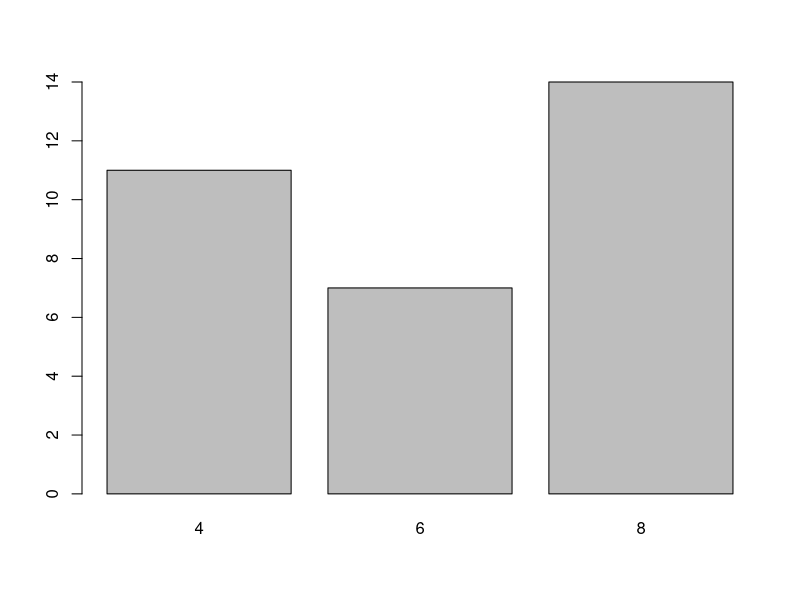
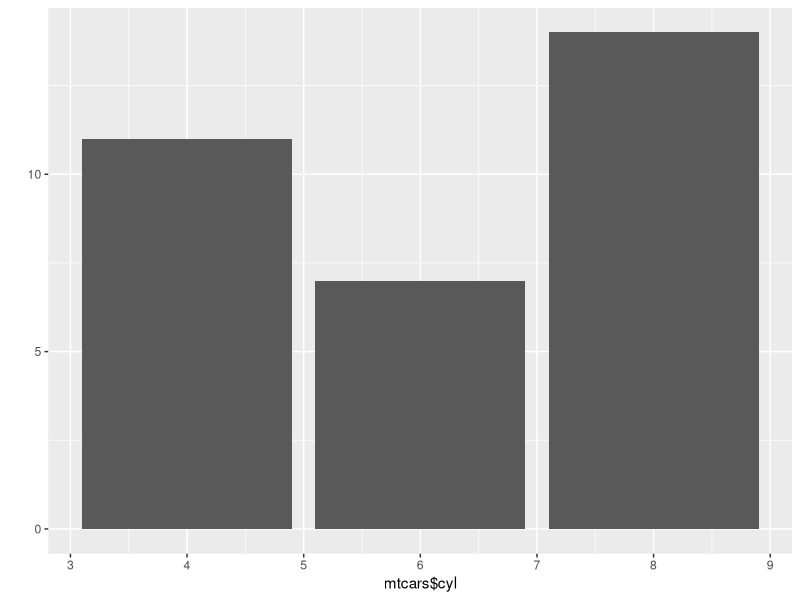
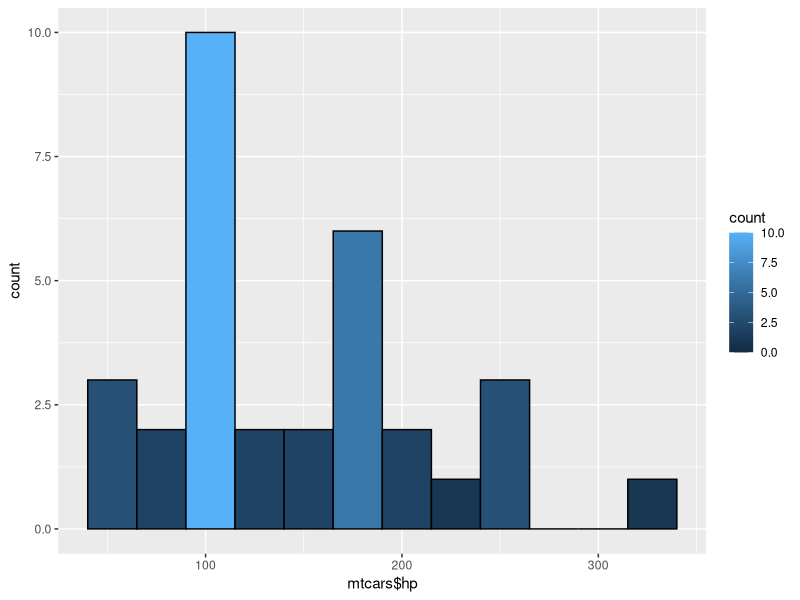
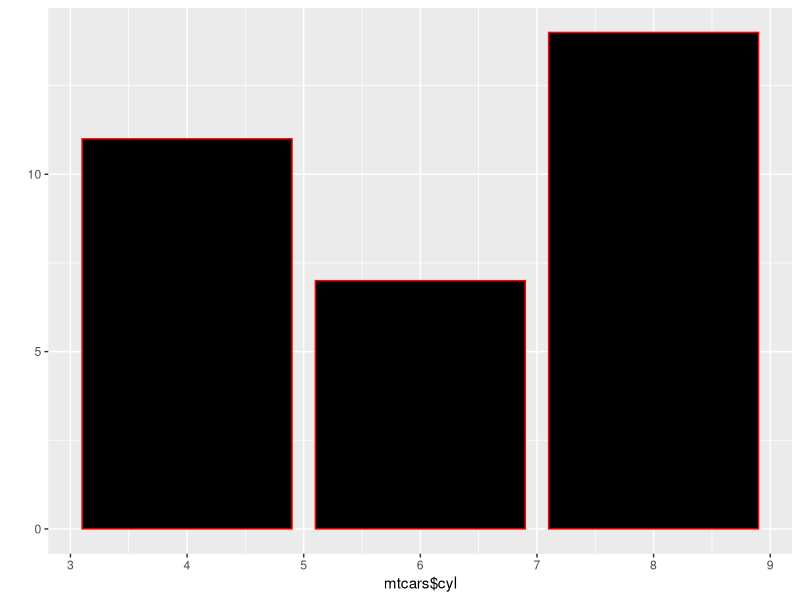

Write the R code that produced these figures, in order.
count <- table(mtcars$cyl)
barplot(count)

if("ggplot2" %in% rownames(installed.packages()) == FALSE) {install.packages("ggplot2")}
library(ggplot2)

qplot(mtcars$cyl, geom = "bar")

ggplot(data= mtcars, aes(mtcars$hp))  + 
  geom_histogram(breaks=seq(40, 350, by = 25),  
                 colour = I("black"),
                 aes(fill=..count..))

head(mtcars)

summary(mtcars)

mean(mtcars$cyl)

qplot(mtcars$cyl, geom = "bar", fill = I("black"), colour = I("red"))
